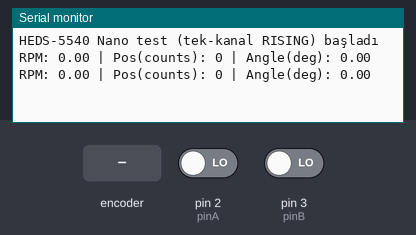
The sketch below on a simulated Arduino Nano, built with avr-gcc and run on an emulated ATmega328P. On the bench: the last lines printed to the serial monitor. Inputs (shaded band) come from the test bench; at power-on: pin 2 (pinA) LOW, pin 3 (pinB) LOW.

Above: at 1.2 s.
1.3 s: rotary encoder on pin 2 (pinA) / pin 3 (pinB) turned 1 step (first pin leading)
At 1.9 s:
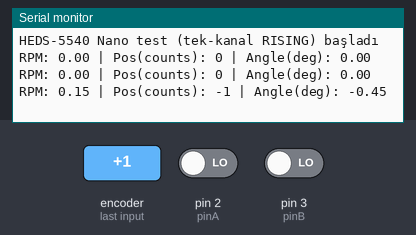
3.0 s: rotary encoder on pin 2 (pinA) / pin 3 (pinB) turned 1 step (first pin leading)
At 3.9 s:
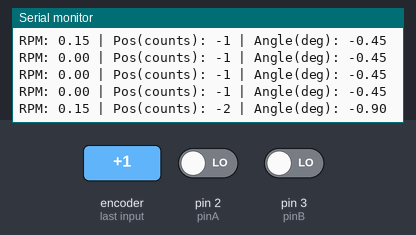
Timing chart, 0 to 6.0 s (numbered marks = the images above; inputs shaded):
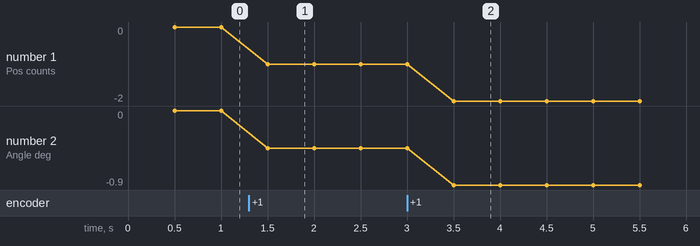

The sketch:

HEDS5540_Nano_fast_Version2.ino
```cpp
// HEDS5540_Nano_fast.ino
// Tek-kanal RISING yöntemi (performans için), doğrudan port okuma.
// D2 = A (INT0), D3 = B, harici 2.7k pull-up kullanın.

const uint8_t pinA = 2; // INT0 (PD2)
const uint8_t pinB = 3; // PD3

volatile long position = 0;
volatile unsigned long pulses = 0;

const unsigned int PPR = 200; // datasheet'teki gerçek değeri buraya yazın
const unsigned int countsPerRev = PPR * 4;

unsigned long lastReport = 0;
const unsigned long reportIntervalMs = 500;

void setup() {
  pinMode(pinA, INPUT);
  pinMode(pinB, INPUT);

  Serial.begin(115200);
  while (!Serial) { ; }

  attachInterrupt(digitalPinToInterrupt(pinA), isrA_rising, RISING);

  Serial.println("HEDS-5540 Nano test (tek-kanal RISING) başladı");
}

void loop() {
  unsigned long now = millis();
  if (now - lastReport >= reportIntervalMs) {
    noInterrupts();
    unsigned long p = pulses;
    long pos = position;
    pulses = 0;
    interrupts();

    double intervalSec = (now - lastReport) / 1000.0;
    double revs = (double)p / (double)countsPerRev;
    double rpm = (revs / intervalSec) * 60.0;
    double angle = (double)pos * 360.0 / (double)countsPerRev;

    Serial.print("RPM: ");
    Serial.print(rpm, 2);
    Serial.print(" | Pos(counts): ");
    Serial.print(pos);
    Serial.print(" | Angle(deg): ");
    Serial.println(angle, 2);

    lastReport = now;
  }
}

void isrA_rising() {
  bool b = (PIND & (1 << PD3)); // PD3 = D3
  if (b) position++;
  else position--;
  pulses += 1;
}
```

Measured:
- after the input at 1.3 s, the serial monitor: prints a new line after 0.20 s (image 1)
- after the input at 3.0 s, the serial monitor: prints a new line after 0.50 s (image 2)
- plotted number 1: 0 → -1 after the input at 1.3 s, -1 → -2 after the input at 3.0 s
- plotted number 2: 0 → -0.45 after the input at 1.3 s, -0.45 → -0.9 after the input at 3.0 s
